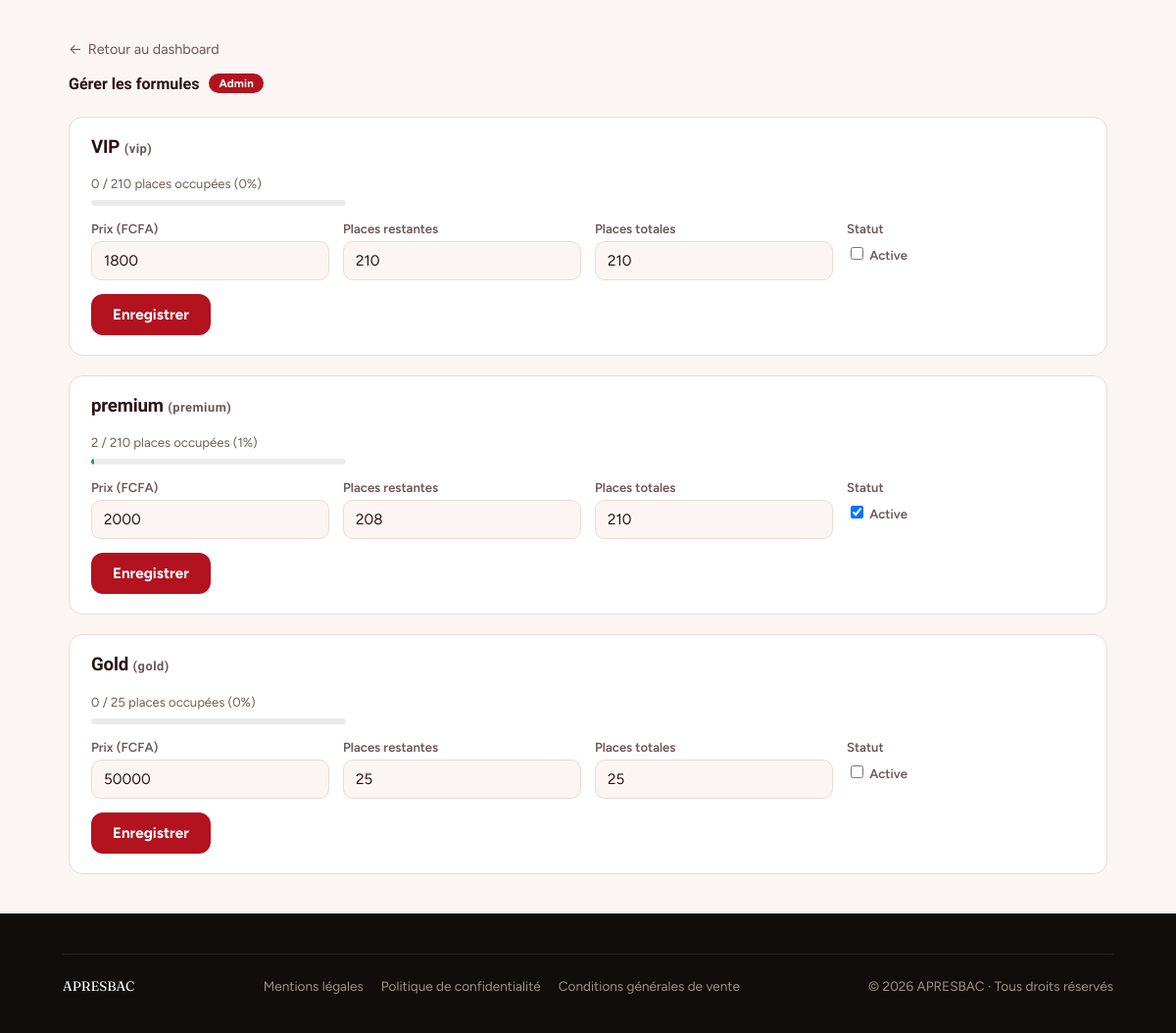
The page /admin/formules.php (signed in) on the database as committed earlier.
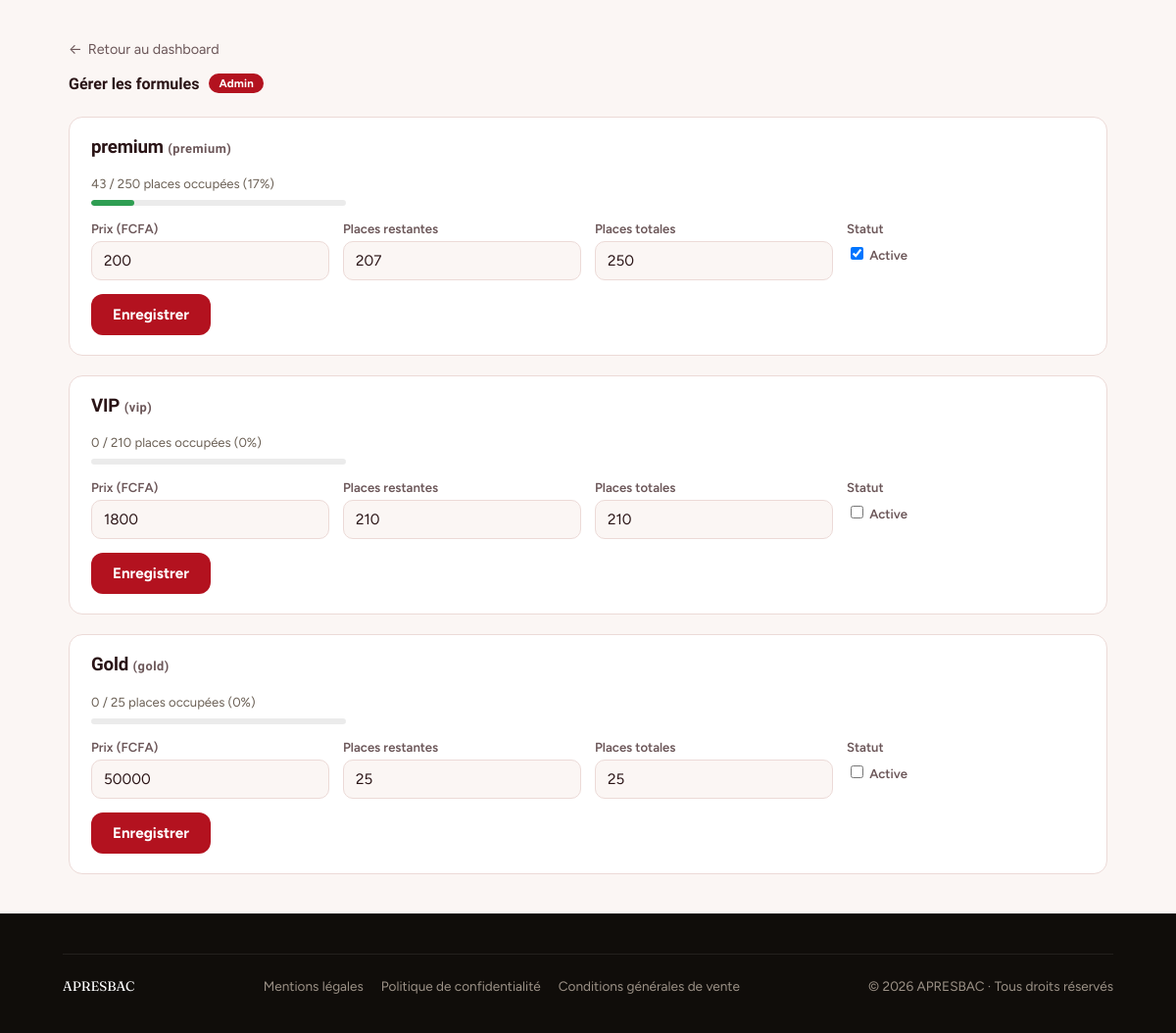
The same page on the database as committed later.
### tables this page shows
CREATE TABLE `formules` (
  `id` int NOT NULL AUTO_INCREMENT,
  `code` enum('premium','vip','gold') NOT NULL,
  `nom` varchar(50) NOT NULL,
  `prix` int NOT NULL,
  `avantages` json NOT NULL,
  `places_totales` int NOT NULL,
  `places_restantes` int NOT NULL,
  `actif` tinyint(1) NOT NULL DEFAULT '1',
  PRIMARY KEY (`id`),
  UNIQUE KEY `code` (`code`)
);

### admin/formules.php (the view, shortened to what this page needs)
<?php
$pdo = Database::getConnection();
$formules = $pdo->query('SELECT * FROM formules ORDER BY prix ASC')->fetchAll();
require_once __DIR__ . '/../includes/header.php';
?>
<div class="admin-wrap">
    <a href="/admin/dashboard.php" class="admin-retour">
        <span aria-hidden="true">←</span> Retour au dashboard
    </a>
    <div class="admin-header">
        <p class="admin-brand">Gérer les formules <span class="admin-brand-tag">Admin</span></p>
    </div>
    <?php foreach ($formules as $f):
        $placesOccupees = (int) $f['places_totales'] - (int) $f['places_restantes'];
        $pourcentageOccupe = $f['places_totales'] > 0
            ? round(($placesOccupees / $f['places_totales']) * 100)
            : 0;
        if ($pourcentageOccupe >= 80) {
            $couleurJauge = '#a32d2d';
        } elseif ($pourcentageOccupe >= 50) {
            $couleurJauge = '#c98f00';
        } else {
            $couleurJauge = '#2e9e52';
        }
    ?>
    <div class="admin-card">
        <h3><?= htmlspecialchars($f['nom']) ?> <span class="admin-detail-label" style="display:inline; text-transform:none;">(<?= htmlspecialchars($f['code']) ?>)</span></h3>
        <p class="admin-places-occupees">
            <?= $placesOccupees ?> / <?= (int) $f['places_totales'] ?> places occupées (<?= $pourcentageOccupe ?>%)
        </p>
        <div class="admin-places-jauge">
            <div class="admin-places-jauge-remplie" style="width: <?= $pourcentageOccupe ?>%; background: <?= $couleurJauge ?>;"></div>
        </div>
        <form method="POST" style="margin-top: 16px;">
            <div class="admin-form-grid">
                <div>
                    <label>Prix (FCFA)</label>
                    <input type="number" name="prix" min="0" value="<?= (int) $f['prix'] ?>" required>
                </div>
                <div>
                    <label>Places restantes</label>
                    <input type="number" name="places_restantes" min="0" max="<?= (int) $f['places_totales'] ?>" value="<?= (int) $f['places_restantes'] ?>" required>
                </div>
                <div>
                    <label>Places totales</label>
                    <input type="number" name="places_totales" min="0" value="<?= (int) $f['places_totales'] ?>" required>
                </div>
                <div>
                    <label>Statut</label>
                    <label class="admin-checkbox-row">
                        <input type="checkbox" name="actif" <?= $f['actif'] ? 'checked' : '' ?>>
                        Active
                    </label>
                </div>
            </div>
            <button type="submit" class="admin-btn-primary">Enregistrer</button>
        </form>
    </div>
    <?php endforeach; ?>
</div>
<?php require_once __DIR__ . '/../includes/footer.php'; ?>

Rows that differ between the two databases and show on the page:
changed formules "premium": placesOccupees "2" → "43"; places_totales "210" → "250"; pourcentageOccupe "1" → "17"; prix "2000" → "200"; places_restantes "208" → "207"; moves up the list
